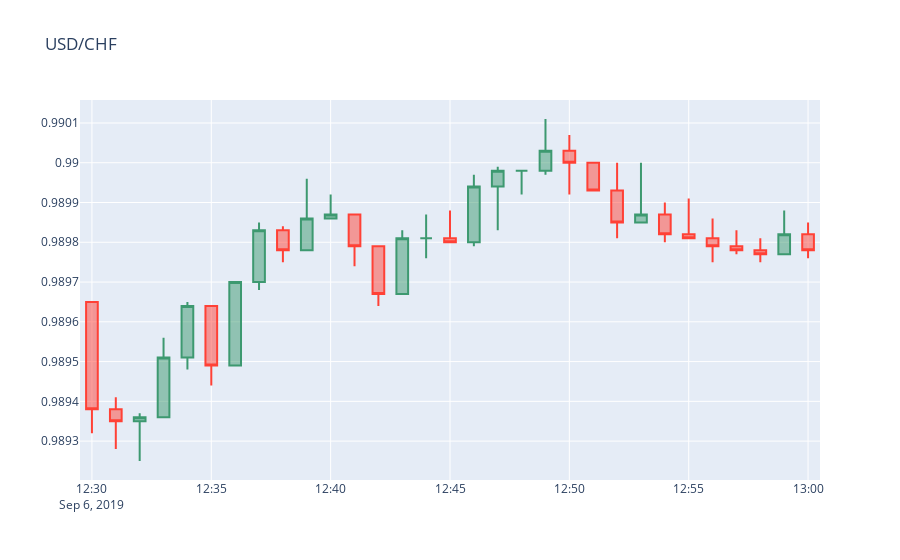

This figure's notebook cell:
### Markdown cell above
### <font color= #6B6B6B>Visual Validation #2 </font>

### Code cell
vs.candle_stick_plot(mn.escenario2)
